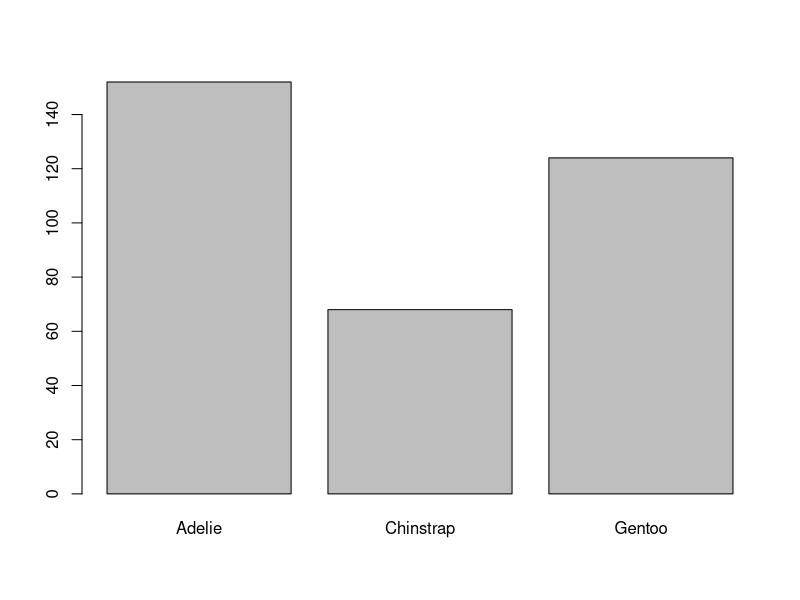
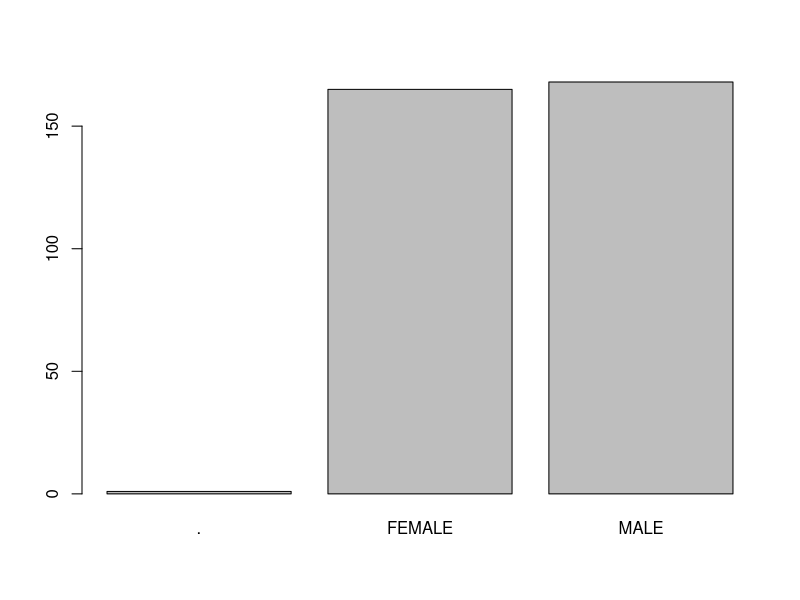
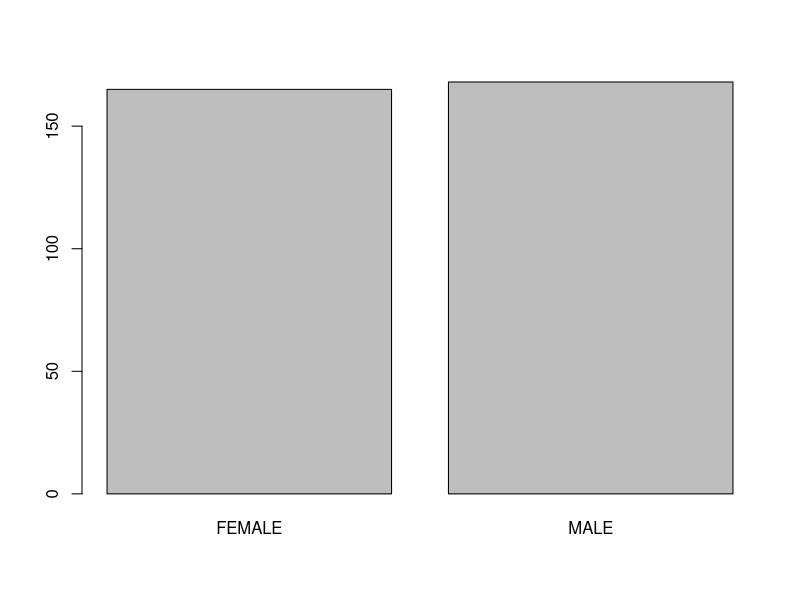
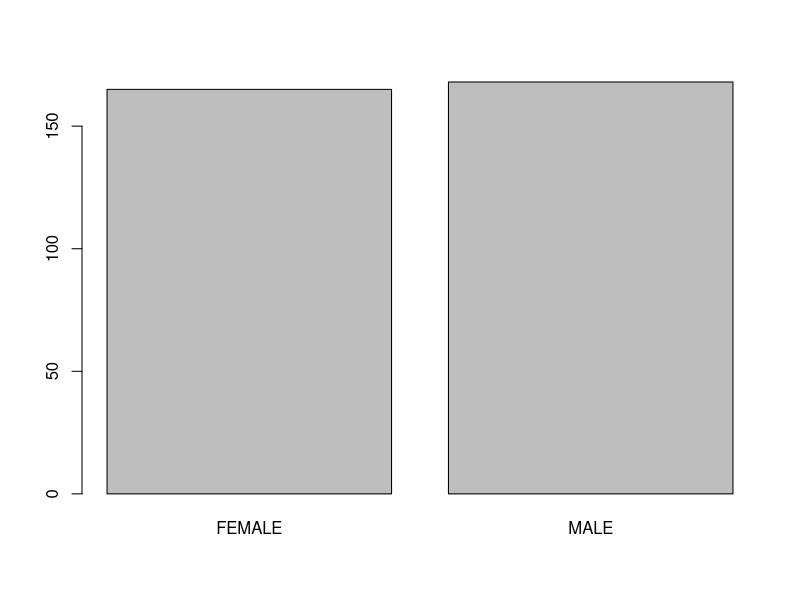

The R script that drew these images, in order: (Note: this script raises an error after producing the figures.)
dados = read.table('./pinguim.csv', header=TRUE, sep=",");

# estrutura dos dados
str(dados)

# resumo dos dados
summary(dados)


# filtro para embaralhar dados
amostra = sample(1:344, size=344, replace=FALSE)
amostra


# acessar quantos pinguins sao de cada especie
tabela = table(dados$species)

# plotar um gráfico mostrando quais especie aparecem mais no conjunto de dados
barplot(tabela)


# pinguins de cada sexo
penguinsBySex = table(dados$sex)

barplot(penguinsBySex)

# obter em qual(is) posição aparece a ocorrencia
faltantes = which(dados$sex == ".")

dados = dados[-faltantes,]

# pinguins de cada sexo
penguinsBySex = table(dados$sex)

barplot(penguinsBySex)

# as.factor = transformar os dados em categoria
dados$sex = as.factor(dados$sex)

faltantes = which(is.na(dados$sex))
dados = dados[-faltantes,]; # remover dados faltantes

# pinguins de cada sexo
penguinsBySex = table(dados$sex)

barplot(penguinsBySex)

summary(dados)

# categorizar os dados de qual ilha cada pinguim habita
dados$island = as.factor(dados$island)
summary(dados)

# grammer of graphics plot 2 => ggplot2
# aes => estetica e nao os bangue de cripto
# aes = mapeamento estetico usado para preenchimento baseado em variaveis, isto é, o x é a ilha e a coloração é baseado
# na variavel de especies (colora pela especie)
ggplot(data = dados, mapping = aes(x = island, fill= species))+geom_bar()+theme_replace()

      
ggplot(data= dados, mapping= aes(x=culmen_length_mm, y=flipper_length_mm, color=species))+geom_jitter()+theme_minimal()
